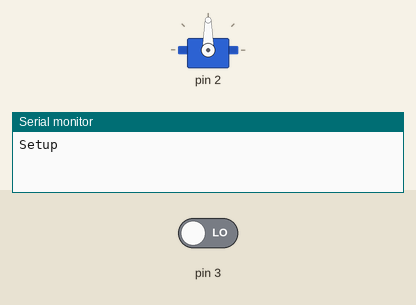
Bench run of a sketch on a simulated Arduino Uno, built with avr-gcc and run on an emulated ATmega328P. Shown: servo, the last lines printed to the serial monitor. Inputs (shaded band) come from the test bench; at power-on: pin 3 LOW.

Above: at 1.8 s.
1.9 s: pin 3 driven HIGH
At 3.2 s:
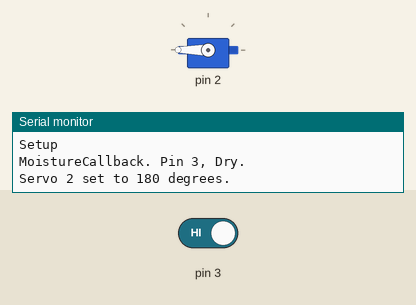
3.5 s: pin 3 driven LOW
At 4.4 s:
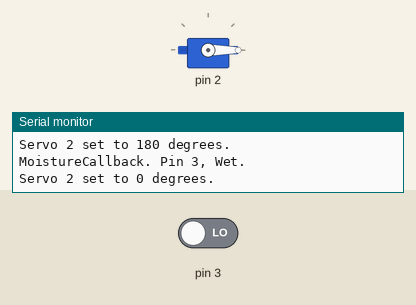
Timing chart, 0 to 6.5 s (numbered marks = the images above; inputs shaded):
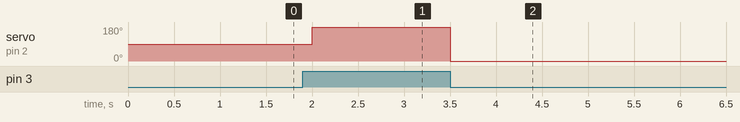

The sketch:

autogarden.ino
```cpp
#include "Plant.h"
#include <Arduino.h>
#include "Logger.h"

Plant plant(2,3);

void setup() {
  InitializeLogs();
  Logf("Setup");

  plant.Attach();
}

void loop() {
  // put your main code here, to run repeatedly:
  plant.Update();

  delay(500);
}
```

Logger.cpp
```cpp
#include <stdarg.h>
#include <Arduino.h>

#define DEBUG 1

void InitializeLogs()
{
  #ifdef DEBUG
  Serial.begin(9600);
  #endif

  while (!Serial) {
    ; // wait for serial port to connect. Needed for native USB port only
  }
}

void Logf(char *fmt, ... )
{
#ifdef DEBUG
        char buf[128]; // resulting string limited to 128 chars
        va_list args;
        va_start (args, fmt );
        vsnprintf(buf, 128, fmt, args);
        va_end (args);
        Serial.println(buf);
#endif
}
```

Logger.h
```cpp
void InitializeLogs();
void Logf(char *fmt, ...);
```

MoistureSensor.cpp
```cpp
#include "MoistureSensor.h"

#include <Arduino.h>

MoistureSensor::MoistureSensor(int pin)
: m_pin(pin), m_isDigital(true), m_analogWetThreshold(0), m_callback(nullptr)
{
}

MoistureSensor::MoistureSensor(int pin, int analogWetThreshold)
: m_pin(pin), m_isDigital(false), m_analogWetThreshold(analogWetThreshold), m_callback(nullptr)
{
}

bool MoistureSensor::IsWet()
{
    if (m_isDigital)
    {
        return m_lastDigitalReading == LOW;
    }
    else
    {
        return m_lastAnalogReading >= m_analogWetThreshold;
    }
}

void MoistureSensor::SetCallback(MoistureSensorCallback* callback)
{
    m_callback = callback;
}

void MoistureSensor::Update()
{
    if (m_isDigital)
    {
        updateDigital();
    }
    else
    {
        updateAnalog();
    }
}

void MoistureSensor::updateDigital()
{
    int prev = m_lastDigitalReading;
    m_lastDigitalReading = digitalRead(m_pin);

    if (m_lastDigitalReading != prev && m_callback != nullptr)
    {
        m_callback->MoistureCallback(m_pin, IsWet());
    }
}

void MoistureSensor::updateAnalog()
{
    int prev = m_lastAnalogReading;
    m_lastAnalogReading = analogRead(m_pin);

    if (m_lastAnalogReading >= prev && m_callback != nullptr)
    {
        m_callback->MoistureCallback(m_pin, IsWet());
    }
}
```

MoistureSensor.h
```cpp
#ifndef MOISTURESENSOR_H
#define MOISTURESENSOR_H

class MoistureSensorCallback
{
  public:
    virtual void MoistureCallback(int pin, bool isWet) = 0;
};

class MoistureSensor
{
  public:
    MoistureSensor(int pin);
    MoistureSensor(int pin, int analogWetThreshold);

    bool IsWet();
    void SetCallback(MoistureSensorCallback* callback);

    void Update();

  private:
    const int m_pin;
    const bool m_isDigital;
    const int m_analogWetThreshold;
    MoistureSensorCallback* m_callback;

    int m_lastAnalogReading;
    bool m_lastDigitalReading;

    void updateDigital();
    void updateAnalog();
};

#endif // MOISTURESENSOR_H
```

Plant.cpp
```cpp
#include "Plant.h"

#include <Arduino.h>

#include "Logger.h"

Plant::Plant(int servoPin, int sensorPin)
: m_Servo(servoPin), m_Sensor(sensorPin)
{
    m_Sensor.SetCallback(this);
}

void Plant::Attach()
{
    m_Servo.Attach();
}

void Plant::Update()
{
    m_Sensor.Update();
    m_Servo.Update();
}

void Plant::MoistureCallback(int pin, bool isWet)
{
    Logf("MoistureCallback. Pin %d, %s.", pin, isWet ? "Wet" : "Dry");

    isWet ? m_Servo.Close() : m_Servo.Open();
}
```

Plant.h
```cpp
#if !defined(PLANT_H)
#define PLANT_H

#include "ServoValve.h"
#include "MoistureSensor.h"

class Plant : MoistureSensorCallback
{
    public:
        Plant(int servoPin, int sensorPin);
        void Attach();
        void Update();

        virtual void MoistureCallback(int pin, bool isWet);

    private:
        ServoValve m_Servo;
        MoistureSensor m_Sensor;

        void MoistureSensorCallback(int pin, bool isWet);
};

#endif // PLANT_H
```

ServoValve.cpp
```cpp
#include "ServoValve.h"

#include <Arduino.h>

#include "Logger.h"

const int k_openDegrees = 180;
const int k_closeDegrees = 0;

ServoValve::ServoValve(int pin)
{
    m_pin = pin;
    m_targetDegrees = m_servo.read();
}

void ServoValve::Attach()
{
    m_servo.attach(m_pin);
}

void ServoValve::Open()
{
    Set(k_openDegrees);
}

void ServoValve::Close()
{
    Set(k_closeDegrees);
}

void ServoValve::Set(int degrees)
{
    Logf("Servo %d set to %d degrees.", m_pin, degrees);

    m_targetDegrees = degrees;
}

int ServoValve::Get()
{
    // Servo::read() is not const :(
    return m_servo.read();
}

void ServoValve::Update()
{
    if (!m_servo.attached())
    {
        Logf("Servo %d not attached!", m_pin);
    }
    m_servo.write(m_targetDegrees);
}
```

ServoValve.h
```cpp
#ifndef SERVOVALVE_H
#define SERVOVALVE_H

#include <Servo.h>

class ServoValve
{
    public:
        ServoValve(int pin);
        void Attach();
        void Open();
        void Close();
        void Set(int degrees);
        int Get();

        void Update();
    private:
        int m_pin;
        int m_targetDegrees;
        Servo m_servo;
};

#endif
```

Measured:
- after the input at 1.9 s, servo on pin 2: 90° → 180° after 0.10 s
- after the input at 3.5 s, servo on pin 2: 180° → 0° at once
